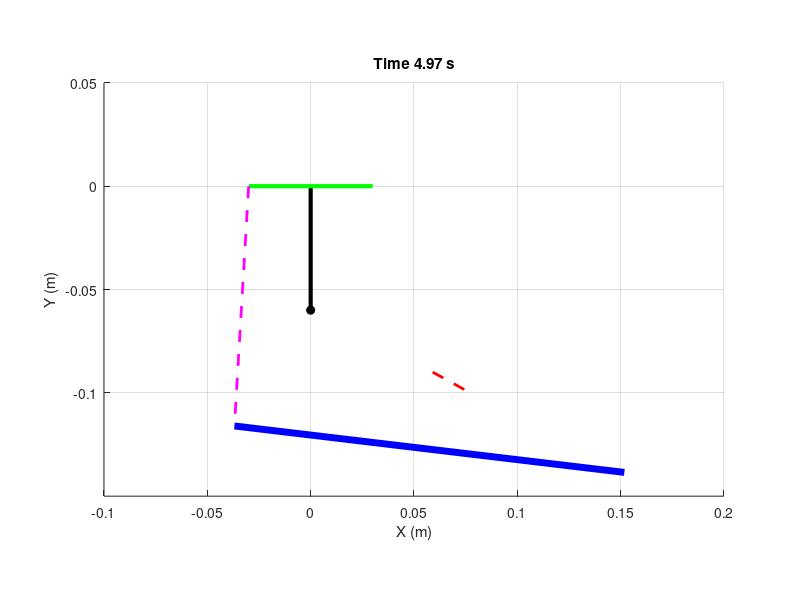

Here is the MATLAB script that generated this plot:
function prosthetic_foot_sim_v3()
    % Parameter definitions
    I_a = 0.01;      % Foot plate moment of inertia (kg·m^2)
    k1 = 1000;       % Spring s1 stiffness (N/m)
    L0 = 0.04;       % Spring s1 rest length (m)
    n = 3;           % Gear ratio
    p = 0.005;       % Ball screw lead (m/rev)
    
    k3 = 1000;       % Spring s3 stiffness (N/m)
    L3 = 0.12;       % Spring s3 rest length (m)

    % Initial state: [theta_a; omega_a; x_m; v_m]
    y0 = [0; 0; 0.04; 0];

    % Simulation time range
    tspan = [0 5];

    % Solve ODE
    [t, y] = ode45(@(t,y) dynamics(t, y, I_a, k1, L0, n, p, k3, L3), tspan, y0);

    % Plot ankle angle
    figure;
    plot(t, y(:,1)*180/pi, 'LineWidth', 2);
    xlabel('Time (s)');
    ylabel('Ankle joint angle (deg)');
    title('Ankle joint angle over time');
    grid on;

    % Animation visualization
    visualize_motion(t, y);
end

function dydt = dynamics(t, y, I_a, k1, L0, n, p, k3, L3)
    theta_a = y(1);
    omega_a = y(2);
    x_m = y(3);

    % Motor input (angular velocity): can be customized to other signals
    v1 = 2 * sin(2*pi*0.5*t); % Motor speed rad/s
    v2 = n * v1;              % Screw rotational speed
    v_m = p * v2;             % Nut linear velocity

    % Coordinate definitions
    O1 = [0; -0.06];   % Ankle joint
    P_m = [x_m; -0.09]; % Nut position
    rot = [cos(theta_a), -sin(theta_a); sin(theta_a), cos(theta_a)];

    % === Spring s1 calculation ===
    local_s1 = [0.08; -0.03];
    P_f = rot * local_s1 + O1;
    spring_vec = P_f - P_m;
    spring_len = norm(spring_vec);
    spring_dir = spring_vec / spring_len;
    F_spring1 = k1 * (spring_len - L0) * spring_dir;

    r1 = P_f - O1;
    torque1 = cross2D(r1, F_spring1);

    % === Spring s3 calculation ===
    P_top = [-0.03; 0];
    local_s3 = [-0.03; -0.06];
    P_bottom = rot * local_s3 + O1;

    spring_vec3 = P_top - P_bottom;
    spring_len3 = norm(spring_vec3);
    spring_dir3 = spring_vec3 / spring_len3;
    F_spring3 = k3 * (spring_len3 - L3) * spring_dir3;

    r3 = P_bottom - O1;
    torque3 = cross2D(r3, F_spring3);

    % Total torque
    total_torque = torque1 + torque3;

    % State derivatives
    dydt = zeros(4,1);
    dydt(1) = omega_a;
    dydt(2) = total_torque / I_a;
    dydt(3) = v_m;
    dydt(4) = 0;
end

function z = cross2D(a, b)
    z = a(1)*b(2) - a(2)*b(1);
end

function visualize_motion(t, y)
    L1 = 0.06; % Upper rod length
    for i = 1:10:length(t)
        theta = y(i,1);
        x_m = y(i,3);

        clf; hold on;

        % Upper rod U to O1
        plot([0, 0], [0, -0.06], 'k-', 'LineWidth', 3);
        O1 = [0; -0.06];
        plot(O1(1), O1(2), 'ko', 'MarkerFaceColor', 'k');

        % Support plane F
        plot([-0.03, 0.03], [0, 0], 'g-', 'LineWidth', 3);

        % Foot plate from [-0.03, -0.12] to [0.16, -0.12]
        foot_pts = [-0.03, -0.12; 0.16, -0.12]';
        rot = [cos(theta), -sin(theta); sin(theta), cos(theta)];
        foot_rot = rot * (foot_pts - O1) + O1;
        plot(foot_rot(1,:), foot_rot(2,:), 'b-', 'LineWidth', 5);

        % Spring s1
        P_m = [x_m; -0.09];
        local_s1 = [0.08; -0.03];
        P_f = rot * local_s1 + O1;
        plot([P_m(1), P_f(1)], [P_m(2), P_f(2)], 'r--', 'LineWidth', 2);

        % Spring s3
        P_top = [-0.03; 0];
        local_s3 = [-0.03; -0.06];
        P_bottom = rot * local_s3 + O1;
        plot([P_top(1), P_bottom(1)], [P_top(2), P_bottom(2)], 'm--', 'LineWidth', 2);

        axis equal;
        axis([-0.1 0.2 -0.15 0.05]);
        title(sprintf('Time %.2f s', t(i)));
        xlabel('X (m)'); ylabel('Y (m)');
        grid on;
        pause(0.02);
    end
end

